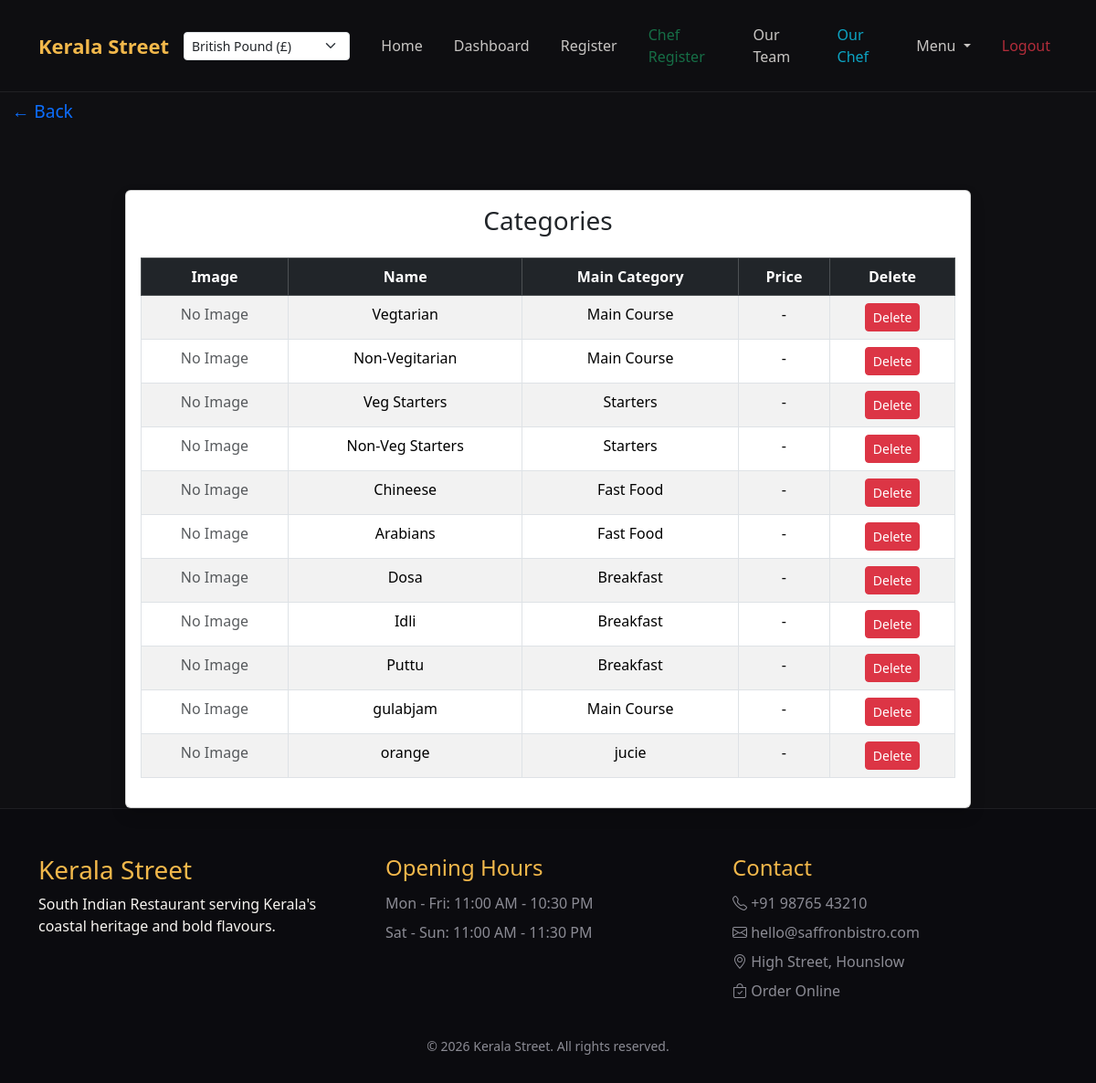
/cat_view/ (signed in), run on an earlier commit of the app's database.
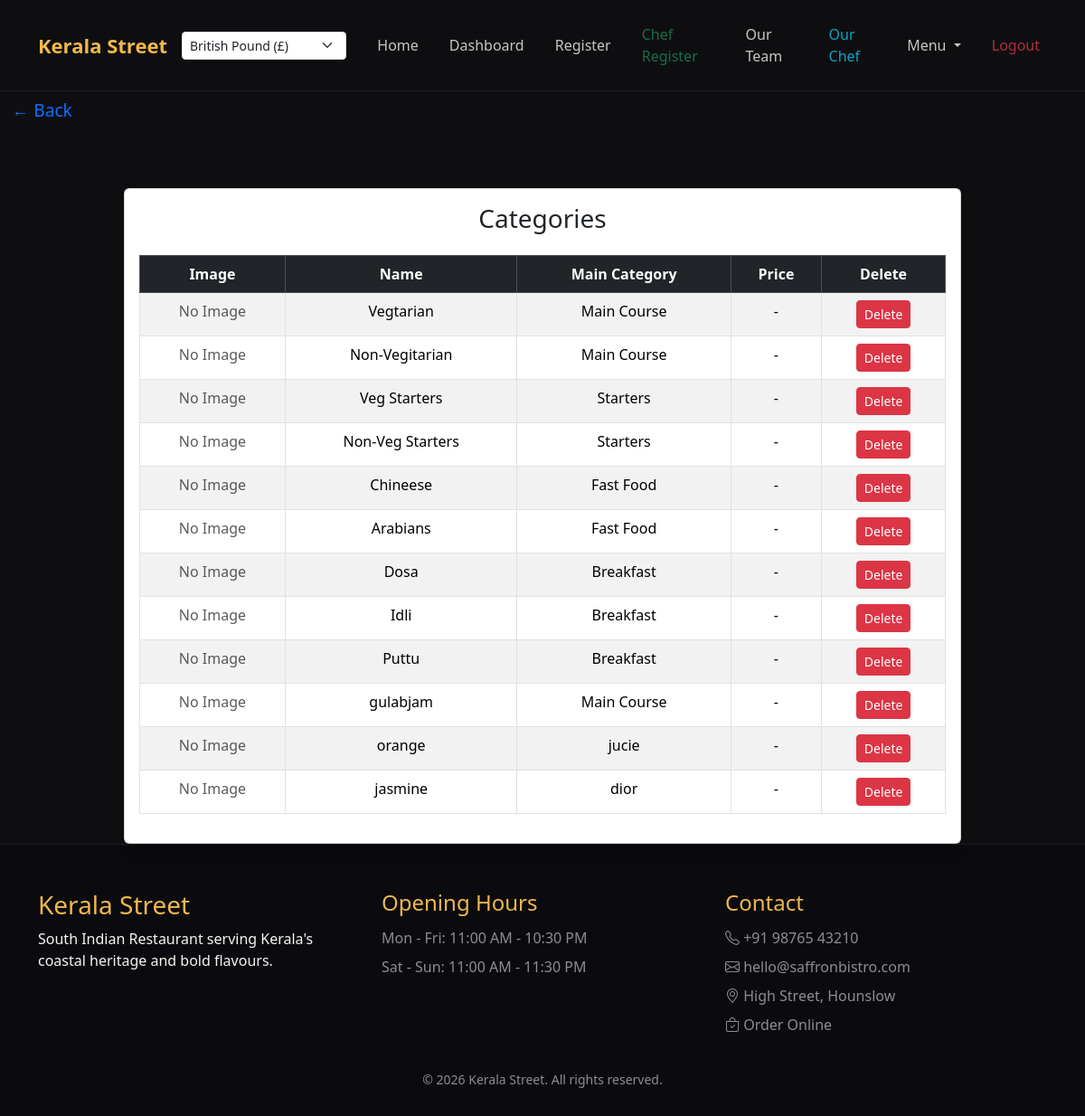
And on a later commit of the database.
### admin_app/models.py (models this page shows, shortened)
class Category(models.Model):
    main_category = models.ForeignKey('maincategory', on_delete=models.CASCADE)
    name = models.CharField(max_length=100)

class maincategory(models.Model):
    name = models.CharField(max_length=100)

### admin_app/views.py (the view)
# urls.py: path('cat_view/', views.cat_view, name='cat_view'),
def cat_view(request):
    from .models import Category
    categories = Category.objects.select_related('main_category').all()
    return render(request, 'cat_view.html', {'categories': categories})

### templates/cat_view.html (shortened to what this page needs)
{% load static %}
{% include 'header.html' %}
<a href="javascript:history.back()" class="btn btn-link mb-3" style="font-size: 1.2rem; text-decoration: none;">
	&#8592; Back
</a>
<div class="container mt-5">
	<div class="row justify-content-center">
		<div class="col-md-10">
			<div class="card shadow">
				<div class="card-body">
					<h3 class="mb-4 text-center">Categories</h3>
					<table class="table table-bordered table-striped text-center">
						<thead class="table-dark">
							<tr>
								<th>Image</th>
								<th>Name</th>
								<th>Main Category</th>
								<th>Price</th>
								<th>Delete</th>
							</tr>
						</thead>
						<tbody>
							{% for cat in categories %}
							<tr>
								<td>
									{% if cat.image %}
										<img src="{{ cat.image.url }}" alt="Image" style="width:60px; height:60px; object-fit:cover; border-radius:8px;">
									{% else %}
										<span class="text-muted">No Image</span>
									{% endif %}
								</td>
								<td>{{ cat.name }}</td>
								<td>{{ cat.main_category.name }}</td>
								<td>{% if cat.price %}₹{{ cat.price }}{% else %}-{% endif %}</td>
								<td>
									<form method="post" action="{% url 'cat_delete' cat.id %}" style="display:inline;">
										<button type="submit" class="btn btn-danger btn-sm">Delete</button>
									</form>
								</td>
							</tr>
							{% endfor %}
						</tbody>
					</table>
				</div>
			</div>
		</div>
	</div>
</div>
{% include 'footer.html' %}

What changed in the data, as far as the page shows it:
added Category: name "jasmine", main_category.name "dior"
